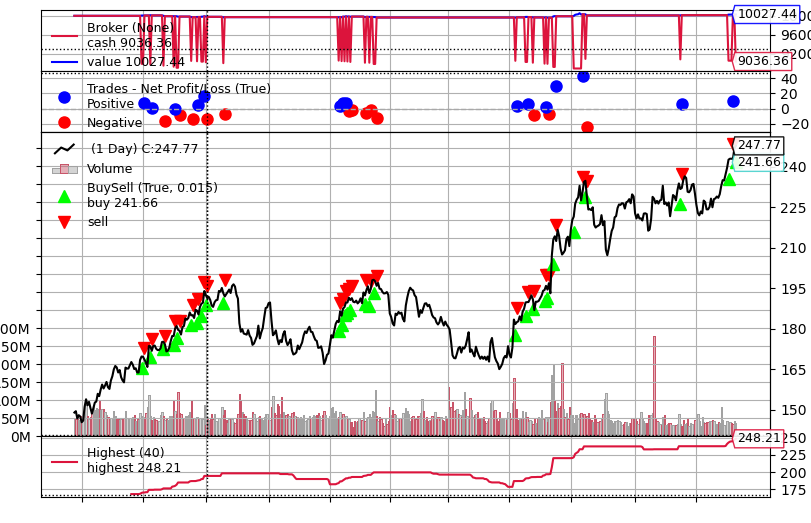

Write the Python code that produced this figure.
import backtrader as bt
import requests
import pandas as pd
import os

# API Settings
ticker = "AAPL"
start_date = "2023-01-09"
end_date = "2024-12-10"
api_key = "BCnibG6TFwiypPXLQW6cqy5cdcLAP0bf"  # Insert your API Key

# File save path
save_path = f"/Users/rezaghasemi/Downloads/Programming/Quantitative/{ticker}_FalseBreakout_Strategy.csv"

# Check if file already exists
if os.path.exists(save_path):
    print("🔍 File found, loading data...")
    df = pd.read_csv(save_path, index_col="date", parse_dates=True)
else:
    print("📡 Fetching data from API...")
    url = f"https://api.polygon.io/v2/aggs/ticker/{ticker}/range/1/day/{start_date}/{end_date}?adjusted=true&sort=asc&apiKey={api_key}"
    response = requests.get(url)

    if response.status_code == 200:
        try:
            data = response.json()["results"]
            df = pd.DataFrame(data)
            df["date"] = pd.to_datetime(df["t"], unit="ms")
            df.set_index("date", inplace=True)

            # Rename columns for Backtrader
            df.rename(columns={"o": "open", "h": "high", "l": "low", "c": "close", "v": "volume"}, inplace=True)

            # Save data to CSV
            df.to_csv(save_path)
            print(f"✅ Data saved at: {save_path}")

        except Exception as e:
            print(f"❌ JSON processing error: {e}")
            exit()
    else:
        print(f"❌ API Error: Status code {response.status_code}")
        print("Response text:", response.text)
        exit()


# 📌 **Backtrader Strategy: False Breakout**
class FalseBreakoutStrategy(bt.Strategy):
    params = (("lookback", 40),)  # Lookback period for previous high

    def __init__(self):
        # پیدا کردن بالاترین سقف ۲۰ روز گذشته
        self.prev_high = bt.indicators.Highest(self.data.high, period=self.params.lookback)
        self.bought = False  # متغیر برای پیگیری وضعیت خرید

    def next(self):
        if not self.position:
            # **شرط خرید**: قیمت از سقف قبلی بالاتر رود و در بالای آن بسته شود
            if self.data.high[0] > self.prev_high[-1] and self.data.close[0] > self.prev_high[-1]:
                cash_available = self.broker.get_cash()
                share_size = cash_available * 0.10 / self.data.close[0]  # خرید با ۱۰٪ از سرمایه
                self.buy(size=round(share_size))
                self.bought = True  # علامت‌گذاری که خرید انجام شده

        elif self.bought:
            # **شرط فروش**: شکست نامعتبر → قیمت دوباره به زیر سقف قبلی برگردد
            if self.data.close[0] < self.prev_high[-1]:
                self.sell(size=self.position.size)
                self.bought = False  # بازنشانی وضعیت خرید


# 📊 **Backtrader Engine**
cerebro = bt.Cerebro()

# Load data
data = bt.feeds.PandasData(dataname=df)
cerebro.adddata(data)

# Add strategy
cerebro.addstrategy(FalseBreakoutStrategy)

# Set initial cash
cerebro.broker.set_cash(10000)

# Set commission
cerebro.broker.setcommission(commission=0.001)

# Run backtest
print("Starting Portfolio Value: %.2f" % cerebro.broker.getvalue())
cerebro.run()
print("Final Portfolio Value: %.2f" % cerebro.broker.getvalue())

# Plot results
cerebro.plot()
